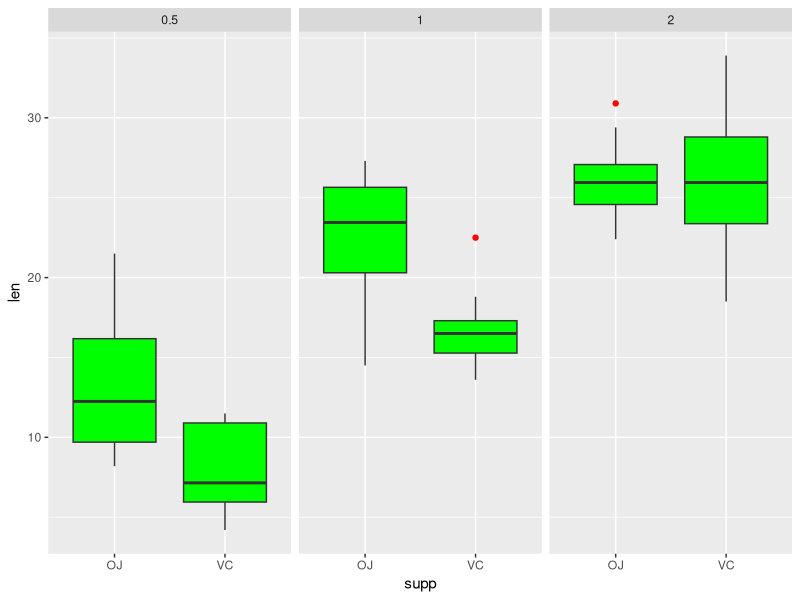

Source code (R):
## ---- chunk 1
library(datasets)
df <- ToothGrowth
#Summary statistics
summary(df)
#plot for len by supp in dose facets
#It appears that there is a positive correlation between len and dose.
library(ggplot2)
ggplot(df, aes(supp,len))+
        geom_boxplot(outlier.color = "red",fill="green") +
        facet_grid(.~dose)

#confidence intervals and/or hypothesis tests
df_oj <- df[df["supp"]=="OJ",]
df_oj_0.5 <- df_oj[df_oj["dose"]==0.5,]
df_oj_1.0 <- df_oj[df_oj["dose"]==1,]
df_oj_2.0 <- df_oj[df_oj["dose"]==2,]

df_vc <- df[df["supp"]=="VC",]
df_vc_0.5 <- df_vc[df_vc["dose"]==0.5,]
df_vc_1.0 <- df_vc[df_vc["dose"]==1,]
df_vc_2.0 <- df_vc[df_vc["dose"]==2,]
## ---- chunk 2
t.test(df_oj_0.5$len, df_oj_1.0$len,var.equal = F)
## ---- chunk 3
t.test(df_oj_0.5$len, df_oj_2.0$len,var.equal = F)
## ---- chunk 4
t.test(df_oj_1.0$len, df_oj_2.0$len,var.equal = F)
## ---- chunk 5
t.test(df_vc_0.5$len, df_vc_1.0$len,var.equal = F)
## ---- chunk 6
t.test(df_vc_0.5$len, df_vc_2.0$len,var.equal = F)
## ---- chunk 7
t.test(df_vc_1.0$len, df_vc_2.0$len,var.equal = F)
